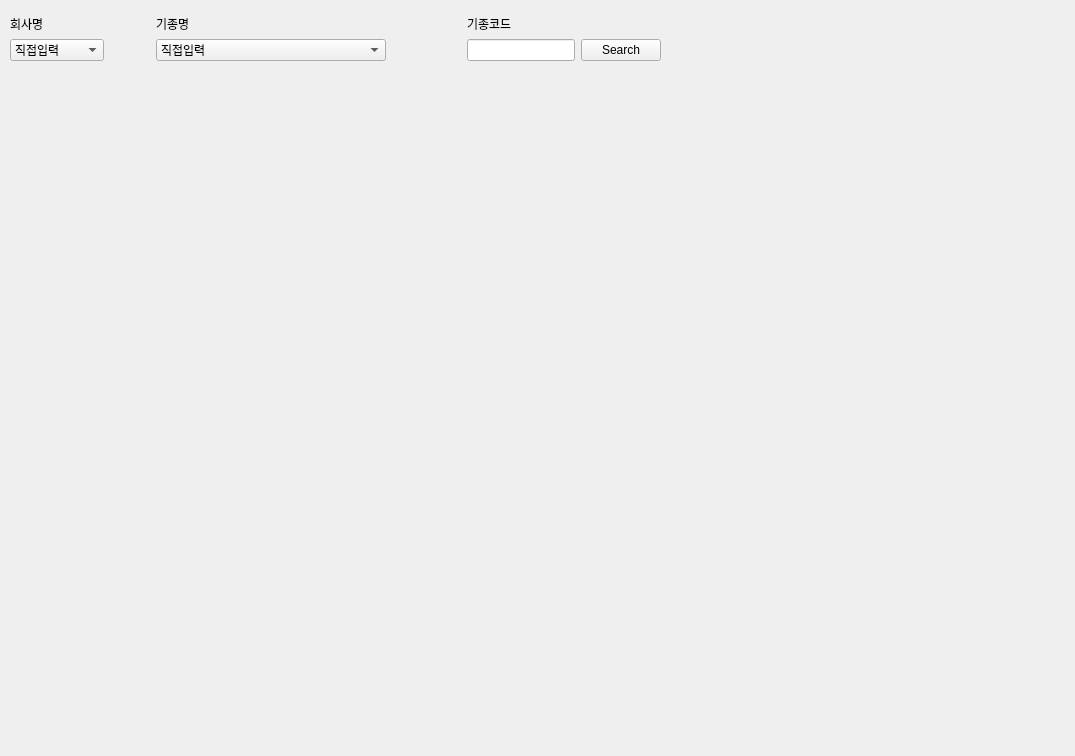
<?xml version="1.0" encoding="UTF-8"?>
<ui version="4.0">
 <class>Form</class>
 <widget class="QWidget" name="Form">
  <property name="geometry">
   <rect>
    <x>0</x>
    <y>0</y>
    <width>1075</width>
    <height>756</height>
   </rect>
  </property>
  <property name="windowTitle">
   <string>Form</string>
  </property>
  <widget class="QWidget" name="layoutWidget">
   <property name="geometry">
    <rect>
     <x>10</x>
     <y>10</y>
     <width>651</width>
     <height>51</height>
    </rect>
   </property>
   <layout class="QGridLayout" name="gridLayout">
    <item row="0" column="0">
     <widget class="QLabel" name="label">
      <property name="text">
       <string>회사명</string>
      </property>
      <property name="alignment">
       <set>Qt::AlignBottom|Qt::AlignLeading|Qt::AlignLeft</set>
      </property>
     </widget>
    </item>
    <item row="0" column="1" colspan="2">
     <spacer name="horizontalSpacer_3">
      <property name="orientation">
       <enum>Qt::Horizontal</enum>
      </property>
      <property name="sizeHint" stdset="0">
       <size>
        <width>40</width>
        <height>20</height>
       </size>
      </property>
     </spacer>
    </item>
    <item row="0" column="3">
     <widget class="QLabel" name="label_2">
      <property name="text">
       <string>기종명</string>
      </property>
      <property name="alignment">
       <set>Qt::AlignBottom|Qt::AlignLeading|Qt::AlignLeft</set>
      </property>
     </widget>
    </item>
    <item row="0" column="4">
     <spacer name="horizontalSpacer_4">
      <property name="orientation">
       <enum>Qt::Horizontal</enum>
      </property>
      <property name="sizeHint" stdset="0">
       <size>
        <width>40</width>
        <height>20</height>
       </size>
      </property>
     </spacer>
    </item>
    <item row="0" column="5">
     <widget class="QLabel" name="label_3">
      <property name="text">
       <string>기종코드</string>
      </property>
      <property name="scaledContents">
       <bool>false</bool>
      </property>
      <property name="alignment">
       <set>Qt::AlignBottom|Qt::AlignLeading|Qt::AlignLeft</set>
      </property>
     </widget>
    </item>
    <item row="1" column="0" colspan="2">
     <widget class="QComboBox" name="comboBox_comp">
      <property name="currentText">
       <string>직접입력</string>
      </property>
      <property name="sizeAdjustPolicy">
       <enum>QComboBox::AdjustToMinimumContentsLength</enum>
      </property>
      <property name="minimumContentsLength">
       <number>8</number>
      </property>
      <item>
       <property name="text">
        <string>직접입력</string>
       </property>
      </item>
     </widget>
    </item>
    <item row="1" column="2">
     <spacer name="horizontalSpacer">
      <property name="orientation">
       <enum>Qt::Horizontal</enum>
      </property>
      <property name="sizeType">
       <enum>QSizePolicy::Fixed</enum>
      </property>
      <property name="sizeHint" stdset="0">
       <size>
        <width>40</width>
        <height>20</height>
       </size>
      </property>
     </spacer>
    </item>
    <item row="1" column="3">
     <widget class="QComboBox" name="comboBox_mod">
      <property name="sizeAdjustPolicy">
       <enum>QComboBox::AdjustToMinimumContentsLength</enum>
      </property>
      <property name="minimumContentsLength">
       <number>25</number>
      </property>
      <item>
       <property name="text">
        <string>직접입력</string>
       </property>
      </item>
     </widget>
    </item>
    <item row="1" column="4">
     <spacer name="horizontalSpacer_2">
      <property name="orientation">
       <enum>Qt::Horizontal</enum>
      </property>
      <property name="sizeType">
       <enum>QSizePolicy::Fixed</enum>
      </property>
      <property name="sizeHint" stdset="0">
       <size>
        <width>40</width>
        <height>20</height>
       </size>
      </property>
     </spacer>
    </item>
    <item row="1" column="5">
     <widget class="QLineEdit" name="lineEdit_mod"/>
    </item>
    <item row="1" column="6">
     <widget class="QPushButton" name="pushButton">
      <property name="text">
       <string>Search</string>
      </property>
     </widget>
    </item>
   </layout>
  </widget>
  <widget class="QStackedWidget" name="stackedWidget">
   <property name="geometry">
    <rect>
     <x>9</x>
     <y>79</y>
     <width>651</width>
     <height>251</height>
    </rect>
   </property>
   <widget class="QWidget" name="page"/>
   <widget class="QWidget" name="page_2"/>
  </widget>
 </widget>
 <resources/>
 <connections/>
</ui>
